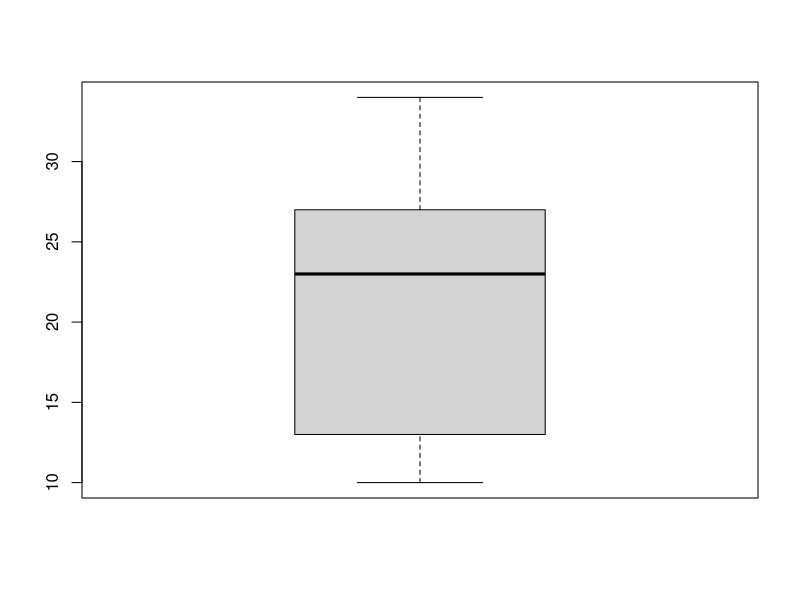

This chart was generated by the following R code:
## ---- chunk 1
knitr::opts_chunk$set(echo = TRUE)
## ---- chunk 2

data1 <- c(10, 23, 14, 12, 34, 26, 28)

## ---- chunk 3
mean(data1)

## ---- chunk 4

## ---- chunk 5

boxplot(data1)

